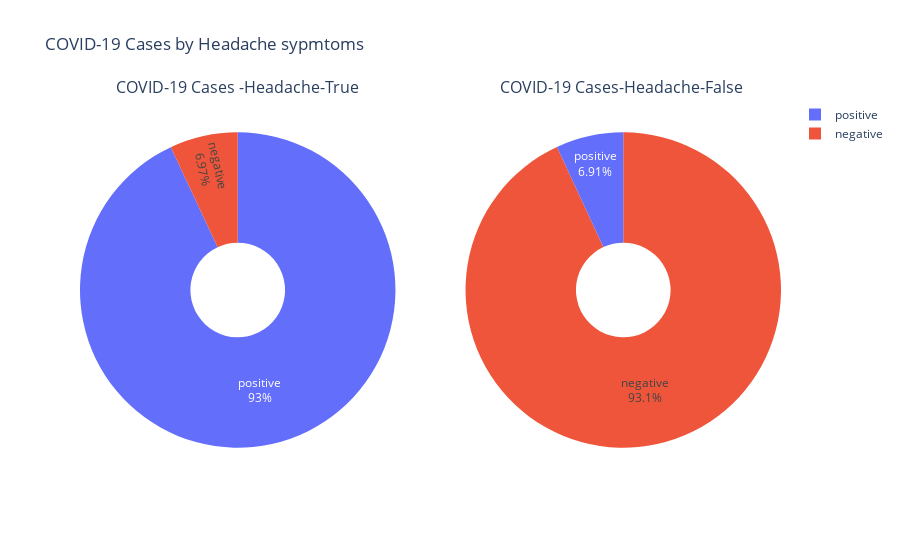

Source (notebook cell):
### Code cell
# Calculate counts based on 'Shortness_of_breath' and 'Corona' columns
counts = covid19_data.groupby(['Headache', 'Corona']).size().reset_index(name='Count')

# Filter data for TRUE and FALSE
True_data = counts[counts['Headache'] == 'true']
False_data = counts[counts['Headache'] == 'false']

# Create subplots
fig = make_subplots(rows=1, cols=2, specs=[[{'type': 'domain'}, {'type': 'domain'}]],subplot_titles=('COVID-19 Cases -Headache-True', 'COVID-19 Cases-Headache-False '))

# Create pie chart for who have Headache symptoms .
fig.add_trace(go.Pie(labels=True_data['Corona'],values=True_data['Count'], textinfo='percent+label', hole=0.3, name='true'),
              row=1, col=1)

# Create pie chart for who don't Headache symptoms.
fig.add_trace(go.Pie(labels=False_data['Corona'],values=False_data['Count'],textinfo='percent+label', hole=0.3, name='false'),
              row=1, col=2)

# Update layout to show the legend
fig.update_layout(title=' COVID-19 Cases by Headache sypmtoms', showlegend=True)

# Show the plot
fig.show()

### Figure 1 — Plotly figure (JSON) as saved in the notebook; plotly's stock layout.template omitted (floating-point values rounded to 4 significant figures)
{"data": [{"domain": {"x": [0, 0.45], "y": [0, 1]}, "hole": 0.3, "labels": ["negative", "positive"], "name": "true", "textinfo": "percent+label", "type": "pie", "values": [98, 1308]}, {"domain": {"x": [0.55, 1], "y": [0, 1]}, "hole": 0.3, "labels": ["negative", "positive"], "name": "false", "textinfo": "percent+label", "type": "pie", "values": [58706, 4356]}], "layout": {"annotations": [{"font": {"size": 16}, "showarrow": false, "text": "COVID-19 Cases -Headache-True", "x": 0.225, "xanchor": "center", "xref": "paper", "y": 1, "yanchor": "bottom", "yref": "paper"}, {"font": {"size": 16}, "showarrow": false, "text": "COVID-19 Cases-Headache-False ", "x": 0.775, "xanchor": "center", "xref": "paper", "y": 1, "yanchor": "bottom", "yref": "paper"}], "showlegend": true, "title": {"text": " COVID-19 Cases by Headache sypmtoms"}}}
